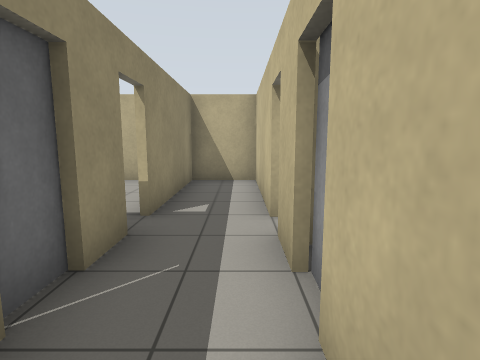
View 1 (above)

24 first-person views from a walk through a Gazebo world. The camera is 1.2 m above the floor, tilts 8° down and sees 80° across. The floor is counted in squares, 1 m on a side. Each view is taken from the middle of a square. On the plan, view 1 faces up. The plan holds only what a view shows up to about 12 squares ahead; the rest is blank. The place goes on beyond the plan.

View 2
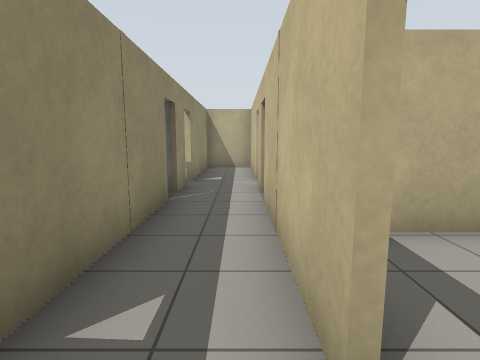

View 3
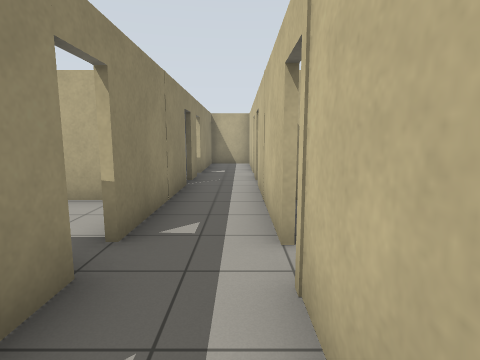

View 4
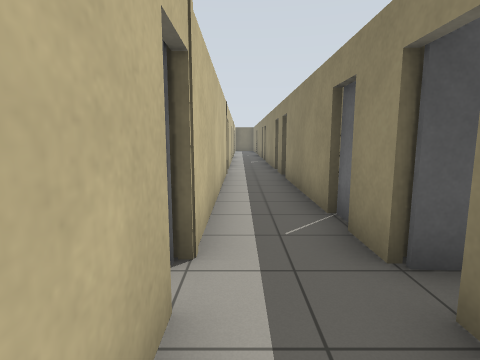

View 5
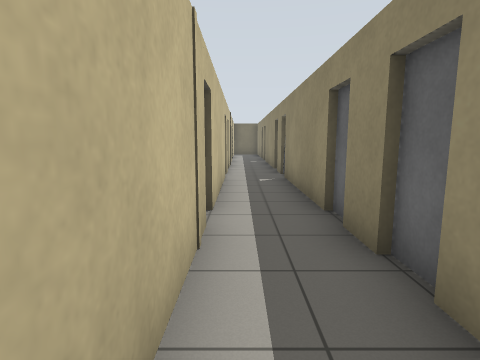

View 6
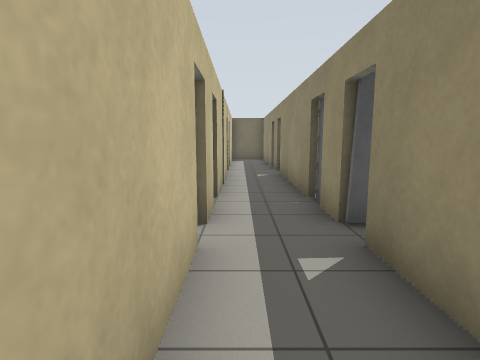

View 7
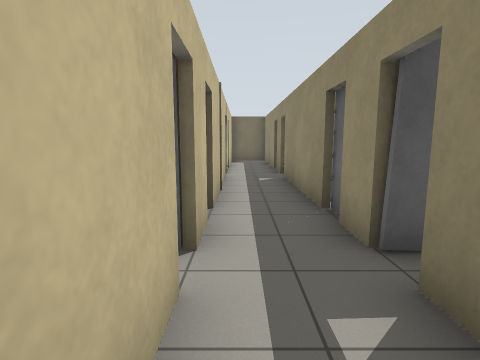

View 8
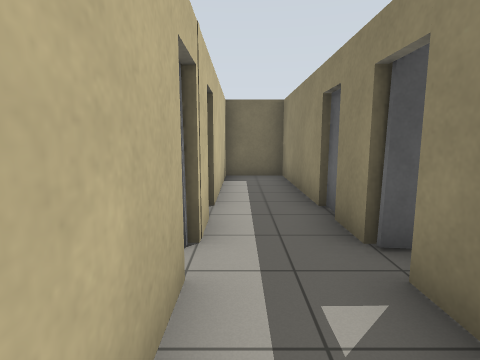

View 9
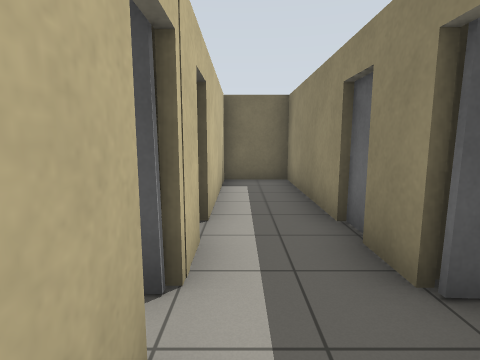

View 10
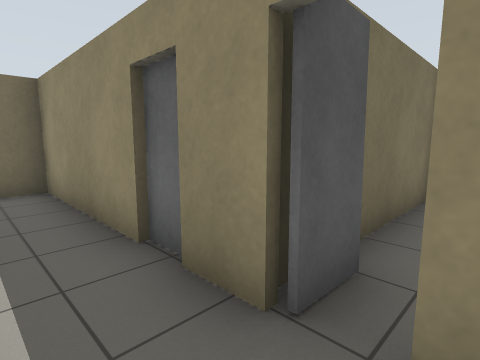

View 11
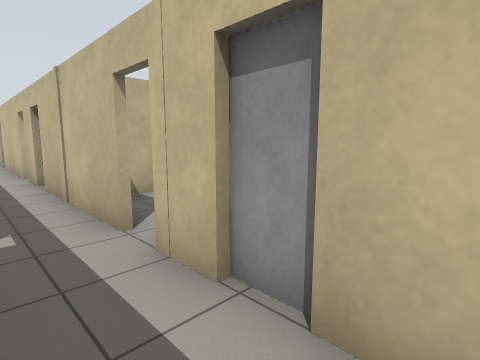

View 12
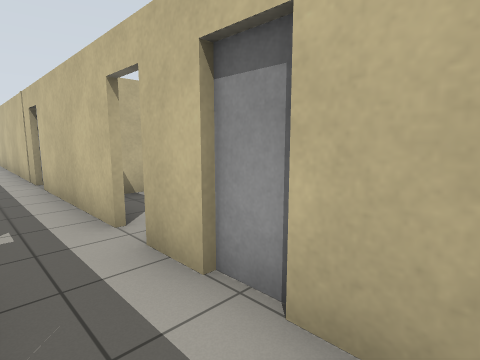

View 13
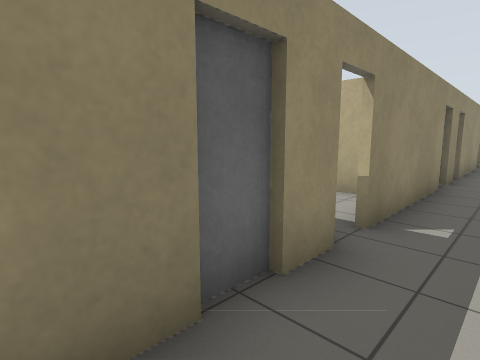

View 14
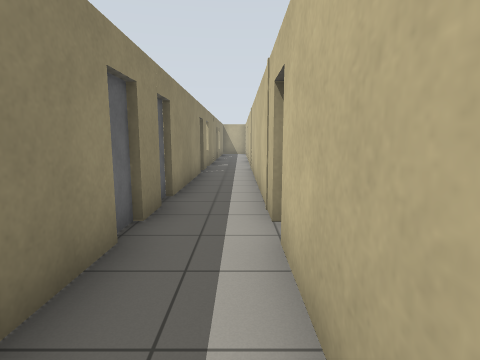

View 15
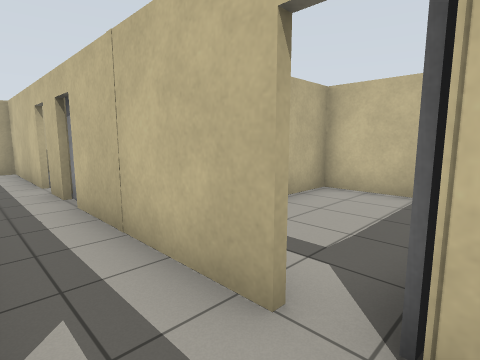

View 16
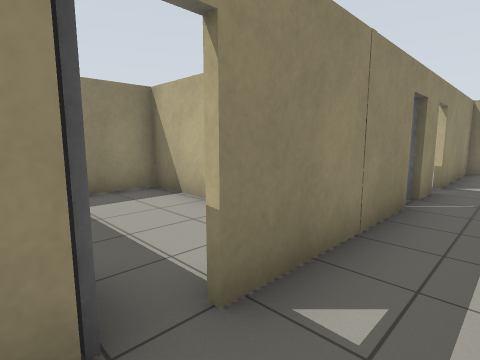

View 17
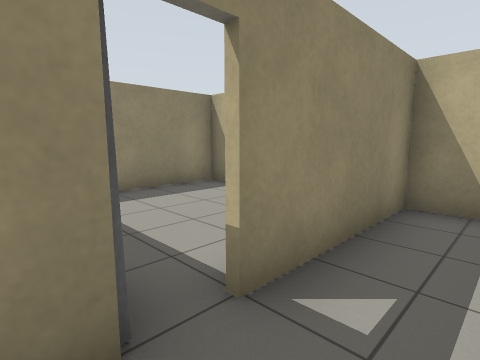

View 18
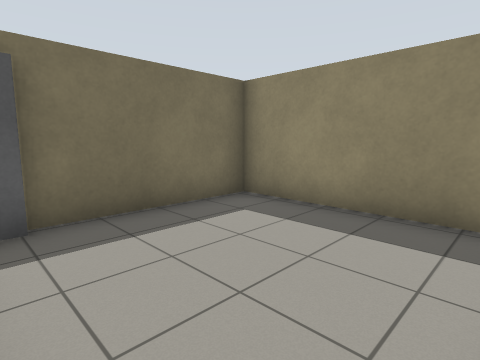

View 19
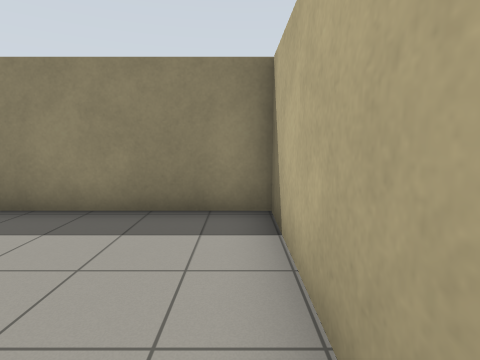

View 20
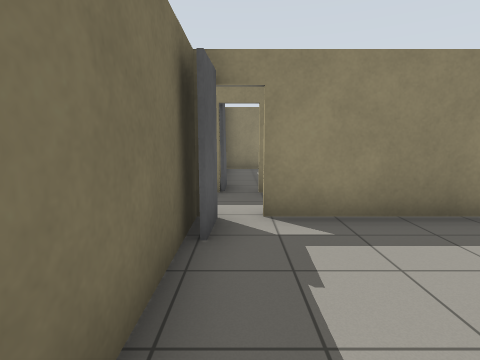

View 21
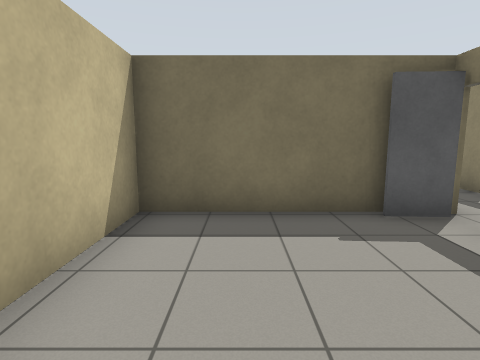

View 22
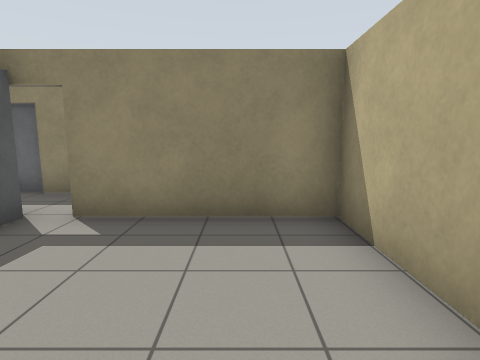

View 23
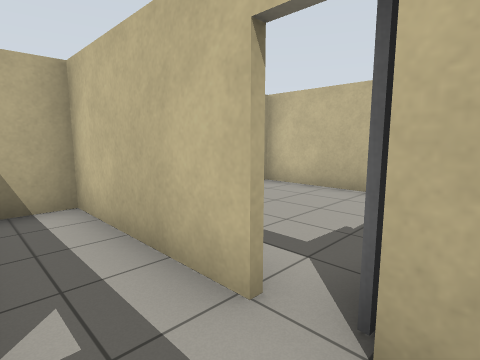

View 24
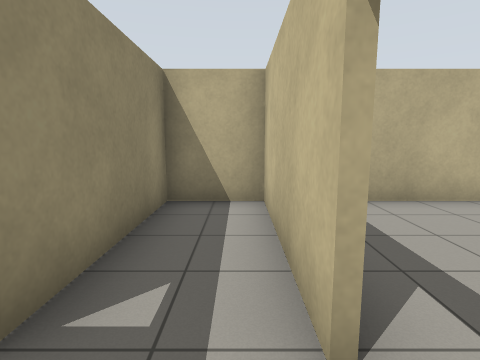

### Floor plan
Key: @ floor where view 1 was taken; # wall or solid block; x gap in a wall; . floor; D open door; B grey box; O other object.
Columns run from 7 left of view 1 to 6 right of it. Each row starts with its distance up from view 1.
  9 ##############
  8 #.....#.#....#
  7 #.... #.#....#
  6 #.....#.#....#
  5 #.....#.#....#
  4 #....BDDB....#
  3 ######..######
  2      BDDB
  1      #..#
  0 #######@######
 -1       #.#
 -2      ##.#
 -3      DDDD
 -4      B..B
 -5      BD.#
 -6      #..#
 -7      #..#
 -8      #..#
 -9      #..#
-10      BD.#
-11      DD.#
-12      BDDO
-13      DDDD
-14      ##.#
-15     ###.##
-16      ##.#.
-17      DDDD
-18      BDDB
-19      BDDB
-20      BDDB
-21      #..#
-22      ##.##
-23      ##.#.
-24     ###.x
-25 #####BDDB
-26      DDDD
-27      BDDB
-28      #..#
-29      #..#
-30      #..#
-31      #..#
-32      ####

Positions as (right, up) in squares from view 1, and headings:
1: (0, 0), facing up
2: (0, -4), facing up
3: (0, -6), facing up
4: (0, -1), facing down
5: (0, -8), facing down
6: (0, -14), facing down
7: (0, -15), facing down
8: (0, -22), facing down
9: (0, -23), facing down
10: (0, -24), facing down-left
11: (-1, -28), facing up-right
12: (-1, -21), facing up-right
13: (0, -21), facing up-left
14: (0, -16), facing up
15: (-1, -4), facing up-right
16: (0, -4), facing up-left
17: (0, 3), facing up-left
18: (-2, 8), facing down-left
19: (-2, 8), facing left
20: (5, 4), facing left
21: (4, 8), facing down
22: (5, 7), facing left
23: (-1, 3), facing up-right
24: (0, 3), facing up
